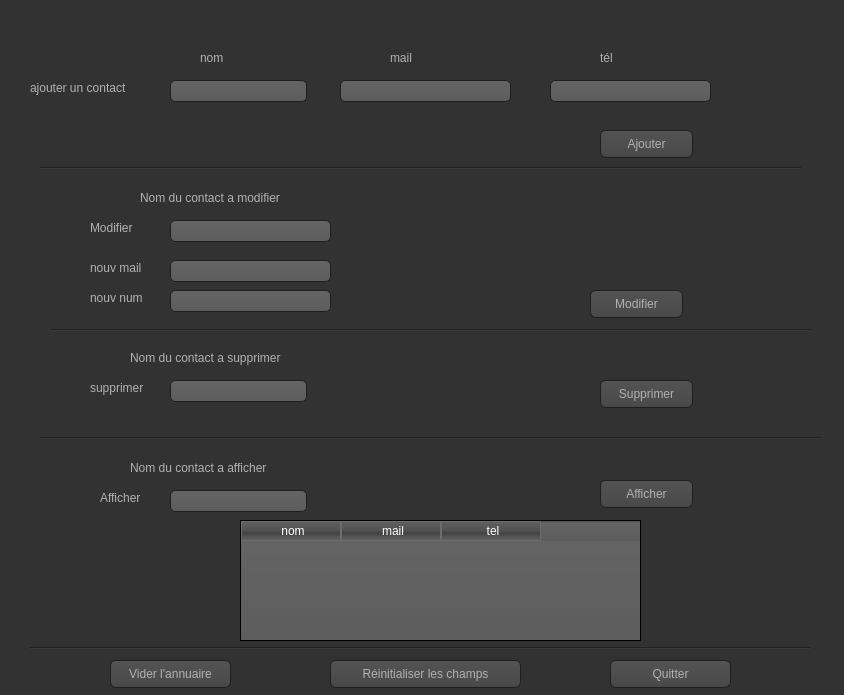
<?xml version="1.0" encoding="UTF-8"?>
<ui version="4.0">
 <class>Dialog</class>
 <widget class="QDialog" name="Dialog">
  <property name="geometry">
   <rect>
    <x>0</x>
    <y>0</y>
    <width>844</width>
    <height>695</height>
   </rect>
  </property>
  <property name="minimumSize">
   <size>
    <width>844</width>
    <height>695</height>
   </size>
  </property>
  <property name="maximumSize">
   <size>
    <width>844</width>
    <height>695</height>
   </size>
  </property>
  <property name="windowTitle">
   <string>Dialog</string>
  </property>
  <property name="styleSheet">
   <string notr="true">QToolTip
{
     border: 1px solid black;
     background-color: #ffa02f;
     padding: 1px;
     border-radius: 3px;
     opacity: 100;
}

QWidget
{
    color: #b1b1b1;
    background-color: #323232;
}

QWidget:item:hover
{
    background-color: QLinearGradient( x1: 0, y1: 0, x2: 0, y2: 1, stop: 0 #ffa02f, stop: 1 #ca0619);
    color: #000000;
}

QWidget:item:selected
{
    background-color: QLinearGradient( x1: 0, y1: 0, x2: 0, y2: 1, stop: 0 #ffa02f, stop: 1 #d7801a);
}

QMenuBar::item
{
    background: transparent;
}

QMenuBar::item:selected
{
    background: transparent;
    border: 1px solid #ffaa00;
}

QMenuBar::item:pressed
{
    background: #444;
    border: 1px solid #000;
    background-color: QLinearGradient(
        x1:0, y1:0,
        x2:0, y2:1,
        stop:1 #212121,
        stop:0.4 #343434/*,
        stop:0.2 #343434,
        stop:0.1 #ffaa00*/
    );
    margin-bottom:-1px;
    padding-bottom:1px;
}

QMenu
{
    border: 1px solid #000;
}

QMenu::item
{
    padding: 2px 20px 2px 20px;
}

QMenu::item:selected
{
    color: #000000;
}

QWidget:disabled
{
    color: #404040;
    background-color: #323232;
}

QAbstractItemView
{
    background-color: QLinearGradient( x1: 0, y1: 0, x2: 0, y2: 1, stop: 0 #4d4d4d, stop: 0.1 #646464, stop: 1 #5d5d5d);
}

QLineEdit:hover
{
    border: 2px solid QLinearGradient( x1: 0, y1: 0, x2: 0, y2: 1, stop: 0 #ffa02f, stop: 1 #d7801a);
}

QLineEdit
{
    background-color: QLinearGradient( x1: 0, y1: 0, x2: 0, y2: 1, stop: 0 #4d4d4d, stop: 0 #646464, stop: 1 #5d5d5d);
    padding: 1px;
    border-style: solid;
    border: 1px solid #1e1e1e;
    border-radius: 5;
}


QPushButton
{
    color: #b1b1b1;
    background-color: QLinearGradient( x1: 0, y1: 0, x2: 0, y2: 1, stop: 0 #565656, stop: 0.1 #525252, stop: 0.5 #4e4e4e, stop: 0.9 #4a4a4a, stop: 1 #464646);
    border-width: 1px;
    border-color: #1e1e1e;
    border-style: solid;
    border-radius: 6;
    padding: 3px;
    font-size: 12px;
    padding-left: 5px;
    padding-right: 5px;
}

QPushButton:pressed
{
    background-color: QLinearGradient( x1: 0, y1: 0, x2: 0, y2: 1, stop: 0 #2d2d2d, stop: 0.1 #2b2b2b, stop: 0.5 #292929, stop: 0.9 #282828, stop: 1 #252525);
}

QComboBox
{
    selection-background-color: #ffaa00;
    background-color: QLinearGradient( x1: 0, y1: 0, x2: 0, y2: 1, stop: 0 #565656, stop: 0.1 #525252, stop: 0.5 #4e4e4e, stop: 0.9 #4a4a4a, stop: 1 #464646);
    border-style: solid;
    border: 1px solid #1e1e1e;
    border-radius: 5;
}

QComboBox:hover,QPushButton:hover
{
    border: 2px solid QLinearGradient( x1: 0, y1: 0, x2: 0, y2: 1, stop: 0 #ffa02f, stop: 1 #d7801a);
}


QComboBox:on
{
    padding-top: 3px;
    padding-left: 4px;
    background-color: QLinearGradient( x1: 0, y1: 0, x2: 0, y2: 1, stop: 0 #2d2d2d, stop: 0.1 #2b2b2b, stop: 0.5 #292929, stop: 0.9 #282828, stop: 1 #252525);
    selection-background-color: #ffaa00;
}

QComboBox QAbstractItemView
{
    border: 2px solid darkgray;
    selection-background-color: QLinearGradient( x1: 0, y1: 0, x2: 0, y2: 1, stop: 0 #ffa02f, stop: 1 #d7801a);
}

QComboBox::drop-down
{
     subcontrol-origin: padding;
     subcontrol-position: top right;
     width: 15px;

     border-left-width: 0px;
     border-left-color: darkgray;
     border-left-style: solid; /* just a single line */
     border-top-right-radius: 3px; /* same radius as the QComboBox */
     border-bottom-right-radius: 3px;
 }

QComboBox::down-arrow
{
     image: url(:/down_arrow.png);
}

QGroupBox:focus
{
border: 2px solid QLinearGradient( x1: 0, y1: 0, x2: 0, y2: 1, stop: 0 #ffa02f, stop: 1 #d7801a);
}

QTextEdit:focus
{
    border: 2px solid QLinearGradient( x1: 0, y1: 0, x2: 0, y2: 1, stop: 0 #ffa02f, stop: 1 #d7801a);
}

QScrollBar:horizontal {
     border: 1px solid #222222;
     background: QLinearGradient( x1: 0, y1: 0, x2: 0, y2: 1, stop: 0.0 #121212, stop: 0.2 #282828, stop: 1 #484848);
     height: 7px;
     margin: 0px 16px 0 16px;
}

QScrollBar::handle:horizontal
{
      background: QLinearGradient( x1: 0, y1: 0, x2: 1, y2: 0, stop: 0 #ffa02f, stop: 0.5 #d7801a, stop: 1 #ffa02f);
      min-height: 20px;
      border-radius: 2px;
}

QScrollBar::add-line:horizontal {
      border: 1px solid #1b1b19;
      border-radius: 2px;
      background: QLinearGradient( x1: 0, y1: 0, x2: 1, y2: 0, stop: 0 #ffa02f, stop: 1 #d7801a);
      width: 14px;
      subcontrol-position: right;
      subcontrol-origin: margin;
}

QScrollBar::sub-line:horizontal {
      border: 1px solid #1b1b19;
      border-radius: 2px;
      background: QLinearGradient( x1: 0, y1: 0, x2: 1, y2: 0, stop: 0 #ffa02f, stop: 1 #d7801a);
      width: 14px;
     subcontrol-position: left;
     subcontrol-origin: margin;
}

QScrollBar::right-arrow:horizontal, QScrollBar::left-arrow:horizontal
{
      border: 1px solid black;
      width: 1px;
      height: 1px;
      background: white;
}

QScrollBar::add-page:horizontal, QScrollBar::sub-page:horizontal
{
      background: none;
}

QScrollBar:vertical
{
      background: QLinearGradient( x1: 0, y1: 0, x2: 1, y2: 0, stop: 0.0 #121212, stop: 0.2 #282828, stop: 1 #484848);
      width: 7px;
      margin: 16px 0 16px 0;
      border: 1px solid #222222;
}

QScrollBar::handle:vertical
{
      background: QLinearGradient( x1: 0, y1: 0, x2: 0, y2: 1, stop: 0 #ffa02f, stop: 0.5 #d7801a, stop: 1 #ffa02f);
      min-height: 20px;
      border-radius: 2px;
}

QScrollBar::add-line:vertical
{
      border: 1px solid #1b1b19;
      border-radius: 2px;
      background: QLinearGradient( x1: 0, y1: 0, x2: 0, y2: 1, stop: 0 #ffa02f, stop: 1 #d7801a);
      height: 14px;
      subcontrol-position: bottom;
      subcontrol-origin: margin;
}

QScrollBar::sub-line:vertical
{
      border: 1px solid #1b1b19;
      border-radius: 2px;
      background: QLinearGradient( x1: 0, y1: 0, x2: 0, y2: 1, stop: 0 #d7801a, stop: 1 #ffa02f);
      height: 14px;
      subcontrol-position: top;
      subcontrol-origin: margin;
}

QScrollBar::up-arrow:vertical, QScrollBar::down-arrow:vertical
{
      border: 1px solid black;
      width: 1px;
      height: 1px;
      background: white;
}


QScrollBar::add-page:vertical, QScrollBar::sub-page:vertical
{
      background: none;
}

QTextEdit
{
    background-color: #242424;
}

QPlainTextEdit
{
    background-color: #242424;
}

QHeaderView::section
{
    background-color: QLinearGradient(x1:0, y1:0, x2:0, y2:1, stop:0 #616161, stop: 0.5 #505050, stop: 0.6 #434343, stop:1 #656565);
    color: white;
    padding-left: 4px;
    border: 1px solid #6c6c6c;
}

QCheckBox:disabled
{
color: #414141;
}

QDockWidget::title
{
    text-align: center;
    spacing: 3px; /* spacing between items in the tool bar */
    background-color: QLinearGradient(x1:0, y1:0, x2:0, y2:1, stop:0 #323232, stop: 0.5 #242424, stop:1 #323232);
}

QDockWidget::close-button, QDockWidget::float-button
{
    text-align: center;
    spacing: 1px; /* spacing between items in the tool bar */
    background-color: QLinearGradient(x1:0, y1:0, x2:0, y2:1, stop:0 #323232, stop: 0.5 #242424, stop:1 #323232);
}

QDockWidget::close-button:hover, QDockWidget::float-button:hover
{
    background: #242424;
}

QDockWidget::close-button:pressed, QDockWidget::float-button:pressed
{
    padding: 1px -1px -1px 1px;
}

QMainWindow::separator
{
    background-color: QLinearGradient(x1:0, y1:0, x2:0, y2:1, stop:0 #161616, stop: 0.5 #151515, stop: 0.6 #212121, stop:1 #343434);
    color: white;
    padding-left: 4px;
    border: 1px solid #4c4c4c;
    spacing: 3px; /* spacing between items in the tool bar */
}

QMainWindow::separator:hover
{

    background-color: QLinearGradient(x1:0, y1:0, x2:0, y2:1, stop:0 #d7801a, stop:0.5 #b56c17 stop:1 #ffa02f);
    color: white;
    padding-left: 4px;
    border: 1px solid #6c6c6c;
    spacing: 3px; /* spacing between items in the tool bar */
}

QToolBar::handle
{
     spacing: 3px; /* spacing between items in the tool bar */
     background: url(:/images/handle.png);
}

QMenu::separator
{
    height: 2px;
    background-color: QLinearGradient(x1:0, y1:0, x2:0, y2:1, stop:0 #161616, stop: 0.5 #151515, stop: 0.6 #212121, stop:1 #343434);
    color: white;
    padding-left: 4px;
    margin-left: 10px;
    margin-right: 5px;
}

QProgressBar
{
    border: 2px solid grey;
    border-radius: 5px;
    text-align: center;
}

QProgressBar::chunk
{
    background-color: #d7801a;
    width: 2.15px;
    margin: 0.5px;
}

QTabBar::tab {
    color: #b1b1b1;
    border: 1px solid #444;
    border-bottom-style: none;
    background-color: #323232;
    padding-left: 10px;
    padding-right: 10px;
    padding-top: 3px;
    padding-bottom: 2px;
    margin-right: -1px;
}

QTabWidget::pane {
    border: 1px solid #444;
    top: 1px;
}

QTabBar::tab:last
{
    margin-right: 0; /* the last selected tab has nothing to overlap with on the right */
    border-top-right-radius: 3px;
}

QTabBar::tab:first:!selected
{
 margin-left: 0px; /* the last selected tab has nothing to overlap with on the right */


    border-top-left-radius: 3px;
}

QTabBar::tab:!selected
{
    color: #b1b1b1;
    border-bottom-style: solid;
    margin-top: 3px;
    background-color: QLinearGradient(x1:0, y1:0, x2:0, y2:1, stop:1 #212121, stop:.4 #343434);
}

QTabBar::tab:selected
{
    border-top-left-radius: 3px;
    border-top-right-radius: 3px;
    margin-bottom: 0px;
}

QTabBar::tab:!selected:hover
{
    /*border-top: 2px solid #ffaa00;
    padding-bottom: 3px;*/
    border-top-left-radius: 3px;
    border-top-right-radius: 3px;
    background-color: QLinearGradient(x1:0, y1:0, x2:0, y2:1, stop:1 #212121, stop:0.4 #343434, stop:0.2 #343434, stop:0.1 #ffaa00);
}

QRadioButton::indicator:checked, QRadioButton::indicator:unchecked{
    color: #b1b1b1;
    background-color: #323232;
    border: 1px solid #b1b1b1;
    border-radius: 6px;
}

QRadioButton::indicator:checked
{
    background-color: qradialgradient(
        cx: 0.5, cy: 0.5,
        fx: 0.5, fy: 0.5,
        radius: 1.0,
        stop: 0.25 #ffaa00,
        stop: 0.3 #323232
    );
}

QCheckBox::indicator{
    color: #b1b1b1;
    background-color: #323232;
    border: 1px solid #b1b1b1;
    width: 9px;
    height: 9px;
}

QRadioButton::indicator
{
    border-radius: 6px;
}

QRadioButton::indicator:hover, QCheckBox::indicator:hover
{
    border: 1px solid #ffaa00;
}

QCheckBox::indicator:checked
{
    image:url(:/images/checkbox.png);
}

QCheckBox::indicator:disabled, QRadioButton::indicator:disabled
{
    border: 1px solid #444;
}</string>
  </property>
  <widget class="QLabel" name="label">
   <property name="geometry">
    <rect>
     <x>30</x>
     <y>80</y>
     <width>131</width>
     <height>16</height>
    </rect>
   </property>
   <property name="text">
    <string>ajouter un contact </string>
   </property>
  </widget>
  <widget class="QLabel" name="label_2">
   <property name="geometry">
    <rect>
     <x>200</x>
     <y>50</y>
     <width>55</width>
     <height>16</height>
    </rect>
   </property>
   <property name="text">
    <string>nom</string>
   </property>
  </widget>
  <widget class="QLabel" name="label_3">
   <property name="geometry">
    <rect>
     <x>390</x>
     <y>50</y>
     <width>55</width>
     <height>16</height>
    </rect>
   </property>
   <property name="text">
    <string>mail</string>
   </property>
  </widget>
  <widget class="QLabel" name="label_4">
   <property name="geometry">
    <rect>
     <x>600</x>
     <y>50</y>
     <width>55</width>
     <height>16</height>
    </rect>
   </property>
   <property name="text">
    <string>tél</string>
   </property>
  </widget>
  <widget class="QLineEdit" name="name">
   <property name="geometry">
    <rect>
     <x>170</x>
     <y>80</y>
     <width>137</width>
     <height>22</height>
    </rect>
   </property>
  </widget>
  <widget class="QLineEdit" name="mail">
   <property name="geometry">
    <rect>
     <x>340</x>
     <y>80</y>
     <width>171</width>
     <height>22</height>
    </rect>
   </property>
  </widget>
  <widget class="QLineEdit" name="tel">
   <property name="geometry">
    <rect>
     <x>550</x>
     <y>80</y>
     <width>161</width>
     <height>22</height>
    </rect>
   </property>
  </widget>
  <widget class="QPushButton" name="ajouter">
   <property name="geometry">
    <rect>
     <x>600</x>
     <y>130</y>
     <width>93</width>
     <height>28</height>
    </rect>
   </property>
   <property name="text">
    <string>Ajouter</string>
   </property>
  </widget>
  <widget class="Line" name="line">
   <property name="geometry">
    <rect>
     <x>40</x>
     <y>160</y>
     <width>761</width>
     <height>16</height>
    </rect>
   </property>
   <property name="styleSheet">
    <string notr="true"/>
   </property>
   <property name="orientation">
    <enum>Qt::Horizontal</enum>
   </property>
  </widget>
  <widget class="QLabel" name="label_5">
   <property name="geometry">
    <rect>
     <x>140</x>
     <y>190</y>
     <width>191</width>
     <height>16</height>
    </rect>
   </property>
   <property name="text">
    <string>Nom du contact a modifier</string>
   </property>
  </widget>
  <widget class="QLabel" name="label_6">
   <property name="geometry">
    <rect>
     <x>90</x>
     <y>220</y>
     <width>171</width>
     <height>16</height>
    </rect>
   </property>
   <property name="text">
    <string>Modifier</string>
   </property>
  </widget>
  <widget class="QLineEdit" name="num_modif">
   <property name="geometry">
    <rect>
     <x>170</x>
     <y>220</y>
     <width>161</width>
     <height>22</height>
    </rect>
   </property>
  </widget>
  <widget class="QLabel" name="label_7">
   <property name="geometry">
    <rect>
     <x>90</x>
     <y>260</y>
     <width>81</width>
     <height>16</height>
    </rect>
   </property>
   <property name="text">
    <string>nouv mail</string>
   </property>
  </widget>
  <widget class="QLineEdit" name="nouv_mail">
   <property name="geometry">
    <rect>
     <x>170</x>
     <y>260</y>
     <width>161</width>
     <height>22</height>
    </rect>
   </property>
  </widget>
  <widget class="QLabel" name="label_8">
   <property name="geometry">
    <rect>
     <x>90</x>
     <y>290</y>
     <width>81</width>
     <height>16</height>
    </rect>
   </property>
   <property name="text">
    <string>nouv num</string>
   </property>
  </widget>
  <widget class="QLineEdit" name="nouv_num">
   <property name="geometry">
    <rect>
     <x>170</x>
     <y>290</y>
     <width>161</width>
     <height>22</height>
    </rect>
   </property>
  </widget>
  <widget class="QPushButton" name="modifier">
   <property name="geometry">
    <rect>
     <x>590</x>
     <y>290</y>
     <width>93</width>
     <height>28</height>
    </rect>
   </property>
   <property name="text">
    <string>Modifier</string>
   </property>
  </widget>
  <widget class="Line" name="line_2">
   <property name="geometry">
    <rect>
     <x>50</x>
     <y>320</y>
     <width>761</width>
     <height>20</height>
    </rect>
   </property>
   <property name="orientation">
    <enum>Qt::Horizontal</enum>
   </property>
  </widget>
  <widget class="QLabel" name="label_9">
   <property name="geometry">
    <rect>
     <x>130</x>
     <y>350</y>
     <width>201</width>
     <height>16</height>
    </rect>
   </property>
   <property name="text">
    <string>Nom du contact a supprimer</string>
   </property>
  </widget>
  <widget class="QLabel" name="label_10">
   <property name="geometry">
    <rect>
     <x>90</x>
     <y>380</y>
     <width>171</width>
     <height>16</height>
    </rect>
   </property>
   <property name="text">
    <string>supprimer</string>
   </property>
  </widget>
  <widget class="QLineEdit" name="num_supprim">
   <property name="geometry">
    <rect>
     <x>170</x>
     <y>380</y>
     <width>137</width>
     <height>22</height>
    </rect>
   </property>
  </widget>
  <widget class="QPushButton" name="supprimer">
   <property name="geometry">
    <rect>
     <x>600</x>
     <y>380</y>
     <width>93</width>
     <height>28</height>
    </rect>
   </property>
   <property name="text">
    <string>Supprimer</string>
   </property>
  </widget>
  <widget class="Line" name="line_3">
   <property name="geometry">
    <rect>
     <x>40</x>
     <y>430</y>
     <width>781</width>
     <height>16</height>
    </rect>
   </property>
   <property name="orientation">
    <enum>Qt::Horizontal</enum>
   </property>
  </widget>
  <widget class="QLabel" name="label_11">
   <property name="geometry">
    <rect>
     <x>130</x>
     <y>460</y>
     <width>201</width>
     <height>16</height>
    </rect>
   </property>
   <property name="text">
    <string>Nom du contact a afficher</string>
   </property>
  </widget>
  <widget class="QLabel" name="label_12">
   <property name="geometry">
    <rect>
     <x>100</x>
     <y>490</y>
     <width>171</width>
     <height>16</height>
    </rect>
   </property>
   <property name="text">
    <string>Afficher</string>
   </property>
  </widget>
  <widget class="QLineEdit" name="num_aff">
   <property name="geometry">
    <rect>
     <x>170</x>
     <y>490</y>
     <width>137</width>
     <height>22</height>
    </rect>
   </property>
  </widget>
  <widget class="QPushButton" name="afficher">
   <property name="geometry">
    <rect>
     <x>600</x>
     <y>480</y>
     <width>93</width>
     <height>28</height>
    </rect>
   </property>
   <property name="text">
    <string>Afficher</string>
   </property>
  </widget>
  <widget class="Line" name="line_4">
   <property name="geometry">
    <rect>
     <x>30</x>
     <y>640</y>
     <width>781</width>
     <height>16</height>
    </rect>
   </property>
   <property name="orientation">
    <enum>Qt::Horizontal</enum>
   </property>
  </widget>
  <widget class="QPushButton" name="vider">
   <property name="geometry">
    <rect>
     <x>110</x>
     <y>660</y>
     <width>121</width>
     <height>28</height>
    </rect>
   </property>
   <property name="text">
    <string>Vider l'annuaire</string>
   </property>
  </widget>
  <widget class="QPushButton" name="pushButton_6">
   <property name="geometry">
    <rect>
     <x>330</x>
     <y>660</y>
     <width>191</width>
     <height>28</height>
    </rect>
   </property>
   <property name="text">
    <string>Réinitialiser les champs</string>
   </property>
  </widget>
  <widget class="QPushButton" name="pushButton_7">
   <property name="geometry">
    <rect>
     <x>610</x>
     <y>660</y>
     <width>121</width>
     <height>28</height>
    </rect>
   </property>
   <property name="text">
    <string>Quitter</string>
   </property>
  </widget>
  <widget class="QTableWidget" name="table">
   <property name="geometry">
    <rect>
     <x>240</x>
     <y>520</y>
     <width>401</width>
     <height>121</height>
    </rect>
   </property>
   <column>
    <property name="text">
     <string>nom</string>
    </property>
   </column>
   <column>
    <property name="text">
     <string>mail</string>
    </property>
   </column>
   <column>
    <property name="text">
     <string>tel</string>
    </property>
   </column>
  </widget>
 </widget>
 <resources/>
 <connections>
  <connection>
   <sender>pushButton_7</sender>
   <signal>clicked()</signal>
   <receiver>Dialog</receiver>
   <slot>close()</slot>
   <hints>
    <hint type="sourcelabel">
     <x>623</x>
     <y>676</y>
    </hint>
    <hint type="destinationlabel">
     <x>456</x>
     <y>-7</y>
    </hint>
   </hints>
  </connection>
  <connection>
   <sender>pushButton_6</sender>
   <signal>clicked()</signal>
   <receiver>num_aff</receiver>
   <slot>clear()</slot>
   <hints>
    <hint type="sourcelabel">
     <x>368</x>
     <y>666</y>
    </hint>
    <hint type="destinationlabel">
     <x>237</x>
     <y>501</y>
    </hint>
   </hints>
  </connection>
  <connection>
   <sender>pushButton_6</sender>
   <signal>clicked()</signal>
   <receiver>num_supprim</receiver>
   <slot>clear()</slot>
   <hints>
    <hint type="sourcelabel">
     <x>423</x>
     <y>670</y>
    </hint>
    <hint type="destinationlabel">
     <x>245</x>
     <y>395</y>
    </hint>
   </hints>
  </connection>
  <connection>
   <sender>pushButton_6</sender>
   <signal>clicked()</signal>
   <receiver>nouv_num</receiver>
   <slot>clear()</slot>
   <hints>
    <hint type="sourcelabel">
     <x>468</x>
     <y>676</y>
    </hint>
    <hint type="destinationlabel">
     <x>290</x>
     <y>304</y>
    </hint>
   </hints>
  </connection>
  <connection>
   <sender>pushButton_6</sender>
   <signal>clicked()</signal>
   <receiver>nouv_mail</receiver>
   <slot>clear()</slot>
   <hints>
    <hint type="sourcelabel">
     <x>464</x>
     <y>666</y>
    </hint>
    <hint type="destinationlabel">
     <x>254</x>
     <y>272</y>
    </hint>
   </hints>
  </connection>
  <connection>
   <sender>pushButton_6</sender>
   <signal>clicked()</signal>
   <receiver>num_modif</receiver>
   <slot>clear()</slot>
   <hints>
    <hint type="sourcelabel">
     <x>487</x>
     <y>674</y>
    </hint>
    <hint type="destinationlabel">
     <x>224</x>
     <y>232</y>
    </hint>
   </hints>
  </connection>
  <connection>
   <sender>pushButton_6</sender>
   <signal>clicked()</signal>
   <receiver>tel</receiver>
   <slot>clear()</slot>
   <hints>
    <hint type="sourcelabel">
     <x>451</x>
     <y>664</y>
    </hint>
    <hint type="destinationlabel">
     <x>588</x>
     <y>90</y>
    </hint>
   </hints>
  </connection>
  <connection>
   <sender>pushButton_6</sender>
   <signal>clicked()</signal>
   <receiver>name</receiver>
   <slot>clear()</slot>
   <hints>
    <hint type="sourcelabel">
     <x>404</x>
     <y>668</y>
    </hint>
    <hint type="destinationlabel">
     <x>272</x>
     <y>84</y>
    </hint>
   </hints>
  </connection>
  <connection>
   <sender>pushButton_6</sender>
   <signal>clicked()</signal>
   <receiver>mail</receiver>
   <slot>clear()</slot>
   <hints>
    <hint type="sourcelabel">
     <x>437</x>
     <y>665</y>
    </hint>
    <hint type="destinationlabel">
     <x>414</x>
     <y>94</y>
    </hint>
   </hints>
  </connection>
 </connections>
</ui>
